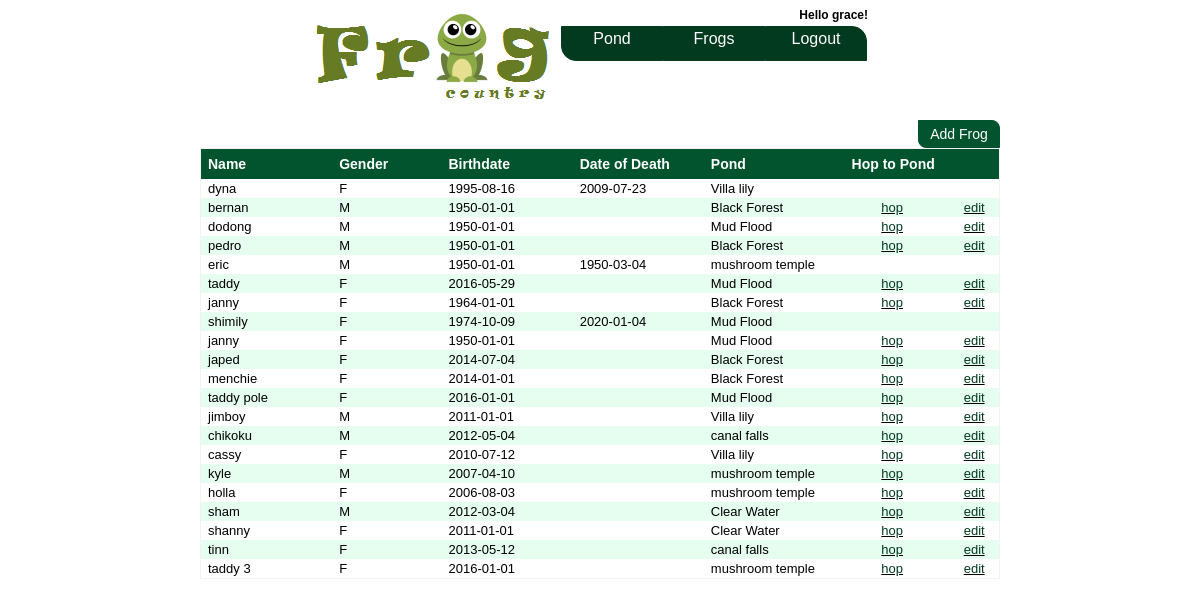
Screenshot of /controller/frog.php (signed in) with the database file from the repository.
### tables this page shows
CREATE TABLE `frog` (
  `frog_id` int(11) NOT NULL AUTO_INCREMENT,
  `name` varchar(20) NOT NULL,
  `gender` enum('M','F') DEFAULT NULL,
  `birthdate` date DEFAULT NULL,
  `deathdate` date DEFAULT NULL,
  `pond_id` int(11) DEFAULT NULL,
  `father` int(11) DEFAULT NULL,
  `mother` int(11) DEFAULT NULL,
  PRIMARY KEY (`frog_id`)
);

CREATE TABLE `pond` (
  `pond_id` int(11) NOT NULL AUTO_INCREMENT,
  `pond_name` varchar(30) NOT NULL,
  `pond_location` varchar(50) DEFAULT NULL,
  `pond_status` tinyint(1) DEFAULT '1' COMMENT '1:open; 0:close',
  PRIMARY KEY (`pond_id`)
);

### db_connect.php (called while the page is built, shortened)
<?php
class DB_Connect{
	function connect(){
		$username = "root";
		$password = "";
		$hostname = "localhost";
		$conn = mysql_connect($hostname, $username, $password);
		$db_selected = mysql_select_db('frogcountry', $conn);
		return $conn;
	}
}
?>

### model/frog_model.php (called while the page is built, shortened)
<?php
require_once("../db_connect.php");
class Frog_Model{
	function get_froglist(){
		$db_conn = new DB_Connect();
		$query = "SELECT f.*,p.pond_name FROM frog f LEFT JOIN pond p ON p.pond_id = f.pond_id";
		$result = mysql_query($query,$db_conn->connect());
		$arr_frog = array();
		while($row = mysql_fetch_array($result)){
			array_push($arr_frog,$row);
		}
		return $arr_frog;
	}
}
?>

### view/frog.php (the view, shortened to what this page needs)
<html>
<head><title>Frog Country</title></head>
<body>
	<?php include("menu.php");?>
	<div class = "container">
		<br/>
		<a href="../controller/frog.php?action=add"><div style="float:right;" class="button">Add Frog</div></a>
		<div style="clear:both" />
		<table align="center" style="width:800px;" cellpadding = 2 cellspacing = 0 class = "tdata">
			<tr class = "theader" >
				<td width="12%">Name</td>
				<td width="10%">Gender</td>
				<td width="12%">Birthdate</td>
				<td width="12%">Date of Death</td>
				<td width="12%">Pond</td>
				<td width="10%" style = "text-align: center; ">Hop to Pond</td>
				<td width="5%">&nbsp;</td>
			</tr>
			<?php
				foreach($arr_frog as $key => $frog):?>
				<tr>
					<td><?php echo $frog['name'];?></td>
					<td><?php echo $frog['gender'];?></td>
					<td><?php echo $frog['birthdate'];?></td>
					<td><?php echo $frog['deathdate'];?></td>
					<td><?php echo $frog['pond_name'];?></td>
					<td style = "text-align: center;text-decoration:underline; "><?php if($frog['deathdate'] == ""){?><a href="#" onclick = "javacript:hop_frog(<?php echo $frog['frog_id']; ?>); ">hop</a><?php }?></td>
					<td style = "text-align: center;text-decoration:underline; "><?php if($frog['deathdate'] == ""){?><a href="../controller/frog.php?action=edit&id=<?php echo $frog['frog_id'];?>">edit</a><?php }?></td>
				</tr>
			<?php endforeach;?>
		</table>
		<br /><br />
	</div>
</body>
</html>

### view/menu.php (style rules this page uses)
a { color: #013a1f; text-decoration: none; }
body { font-family: Arial, "Trebuchet MS"; font-size: 14px; }
.theader { background-color:#02542e; color:#FFFFFF; font-weight:bold; font-size: 14px; }
.theader td { padding: 7px 0px; }
.tdata { border: 1px solid #f2f2f2; font-size: 13px; }
.tdata tr td { padding-left: 7px; }
.tdata tr:nth-child(even) { background: #fff; }
.tdata tr:nth-child(odd) { background: #e5fef0; }
.tdata tr:nth-child(1) { background: #02542e; color: #FFFFFF; font-weight: bold; }
.button { width:80px; margin:auto; text-align: center; border-radius: 0px 8px; background-color: #02542e; color: #ffffff; padding: 5px 0px; border: 1px solid #02542e; text-decoration: none; }
.container { width: 800px; margin: auto; }

### rows the page displays
frog: name "dyna", gender "F", birthdate "1995-08-16", deathdate "2009-07-23", pond.pond_name "Villa lily"
frog: name "bernan", gender "M", birthdate "1950-01-01", pond.pond_name "Black Forest"
frog: name "dodong", gender "M", birthdate "1950-01-01", pond.pond_name "Mud Flood"
frog: name "pedro", gender "M", birthdate "1950-01-01", pond.pond_name "Black Forest"
frog: name "eric", gender "M", birthdate "1950-01-01", deathdate "1950-03-04", pond.pond_name "mushroom temple"
frog: name "taddy", gender "F", birthdate "2016-05-29", pond.pond_name "Mud Flood"
frog: name "janny", gender "F", birthdate "1964-01-01", pond.pond_name "Black Forest"
frog: name "shimily", gender "F", birthdate "1974-10-09", deathdate "2020-01-04", pond.pond_name "Mud Flood"
frog: name "janny", gender "F", birthdate "1950-01-01", pond.pond_name "Mud Flood"
frog: name "japed", gender "F", birthdate "2014-07-04", pond.pond_name "Black Forest"
frog: name "menchie", gender "F", birthdate "2014-01-01", pond.pond_name "Black Forest"
frog: name "taddy pole", gender "F", birthdate "2016-01-01", pond.pond_name "Mud Flood"
frog: name "jimboy", gender "M", birthdate "2011-01-01", pond.pond_name "Villa lily"
frog: name "chikoku", gender "M", birthdate "2012-05-04", pond.pond_name "canal falls"
frog: name "cassy", gender "F", birthdate "2010-07-12", pond.pond_name "Villa lily"
frog: name "kyle", gender "M", birthdate "2007-04-10", pond.pond_name "mushroom temple"
frog: name "holla", gender "F", birthdate "2006-08-03", pond.pond_name "mushroom temple"
frog: name "sham", gender "M", birthdate "2012-03-04", pond.pond_name "Clear Water"
frog: name "shanny", gender "F", birthdate "2011-01-01", pond.pond_name "Clear Water"
frog: name "tinn", gender "F", birthdate "2013-05-12", pond.pond_name "canal falls"
frog: name "taddy 3", gender "F", birthdate "2016-01-01", pond.pond_name "mushroom temple"

### other values shown
$_SESSION['username'] "grace"
